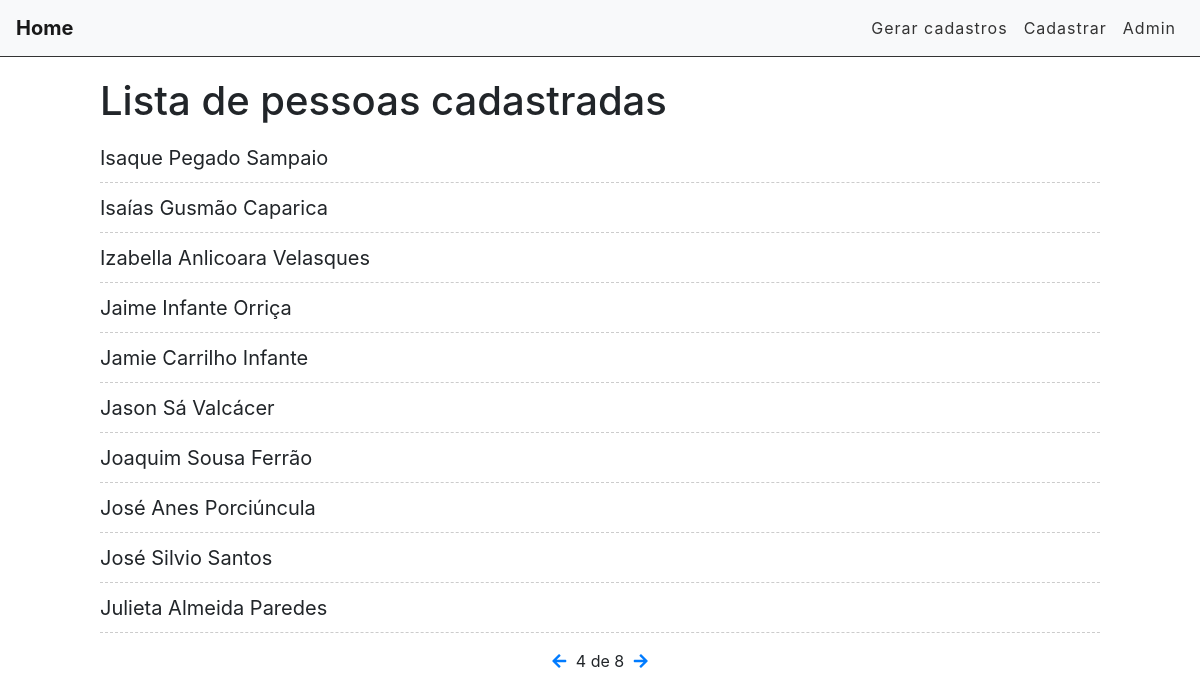
The app's page /home/?page=4 with its own data.
### accounts/models.py (models this page shows, shortened)
class Account(models.Model):
    first_name = models.CharField(max_length=255)
    last_name = models.CharField(max_length=255)
    age = models.IntegerField()
    birth_date = models.DateField(null=True)
    email = models.EmailField()
    nickname = models.CharField(max_length=255)
    observations = models.TextField()

### accounts/views.py (the view)
# urls.py: path('home/', views.cadaster_list, name='cadaster-list'),
def cadaster_list(request):
    accounts_list = Account.objects.all().order_by('first_name')
    paginator = Paginator(accounts_list, 10)
    page = request.GET.get('page')
    accounts = paginator.get_page(page)
    return render(request, 'accounts/cadaster_list.html', {'accounts': accounts})

### accounts/templates/accounts/cadaster_list.html (shortened to what this page needs)
{% extends 'base.html' %}
{% block content %}
<div class="offset-1 col-10 list-div">
    <h1>Lista de pessoas cadastradas</h1>
    <ul class="task-list">
        {% for account in accounts %}
        <li class="task-item">
            <span>{{account.first_name}} {{account.last_name}}</span>
        </li>
        {% endfor %}
    </ul>
    <div class="pagination">
        <span class="step-links">
            {% if accounts.has_previous %}
                <a href="?page={{ accounts.previous_page_number }}">
                    <i class="fas fa-arrow-left"></i>
                </a>
            {% endif %}
            <span class="current">
                {{ accounts.number }} de {{ accounts.paginator.num_pages }}
            </span>
            {% if accounts.has_next %}
                <a href="?page={{ accounts.next_page_number }}">
                    <i class="fas fa-arrow-right"></i>
                </a>
            {% endif %}
        </span>
    </div>
</div>
{% endblock %}

### accounts/static/css/styles.css (style rules this page uses)
.list-div { padding: 0; }
.task-list { padding-left: 0; }
.task-item { list-style: none; font-size: 20px; height: 50px; padding-top: 10px; border-bottom: 1px dashed #CCC; }
.pagination { margin-bottom: 20px; }
.step-links { position: relative; margin-left: auto; margin-right: auto; }
.step-links .current { margin-left: 5px; margin-right: 5px; }

### records on screen
Account: first_name "Isaque Pegado", last_name "Sampaio"
Account: first_name "Isaías Gusmão", last_name "Caparica"
Account: first_name "Izabella Anlicoara", last_name "Velasques"
Account: first_name "Jaime Infante", last_name "Orriça"
Account: first_name "Jamie Carrilho", last_name "Infante"
Account: first_name "Jason Sá", last_name "Valcácer"
Account: first_name "Joaquim Sousa", last_name "Ferrão"
Account: first_name "José Anes", last_name "Porciúncula"
Account: first_name "José Silvio", last_name "Santos"
Account: first_name "Julieta Almeida", last_name "Paredes"

### other values on screen
{{ accounts.number }} "4"
{{ accounts.paginator.num_pages }} "8"
